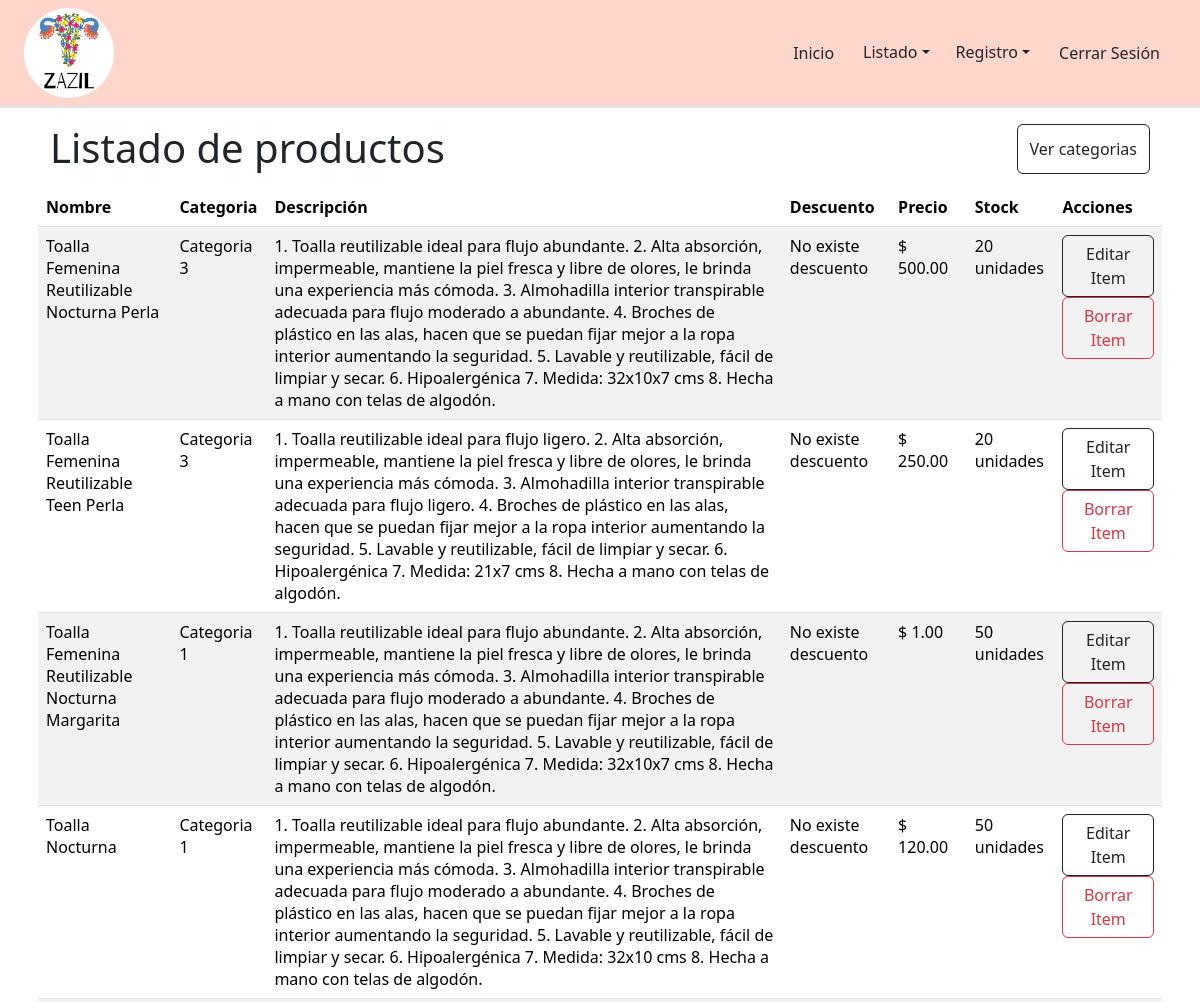
Before: /productos/ (signed in, upper part) with the older database file.
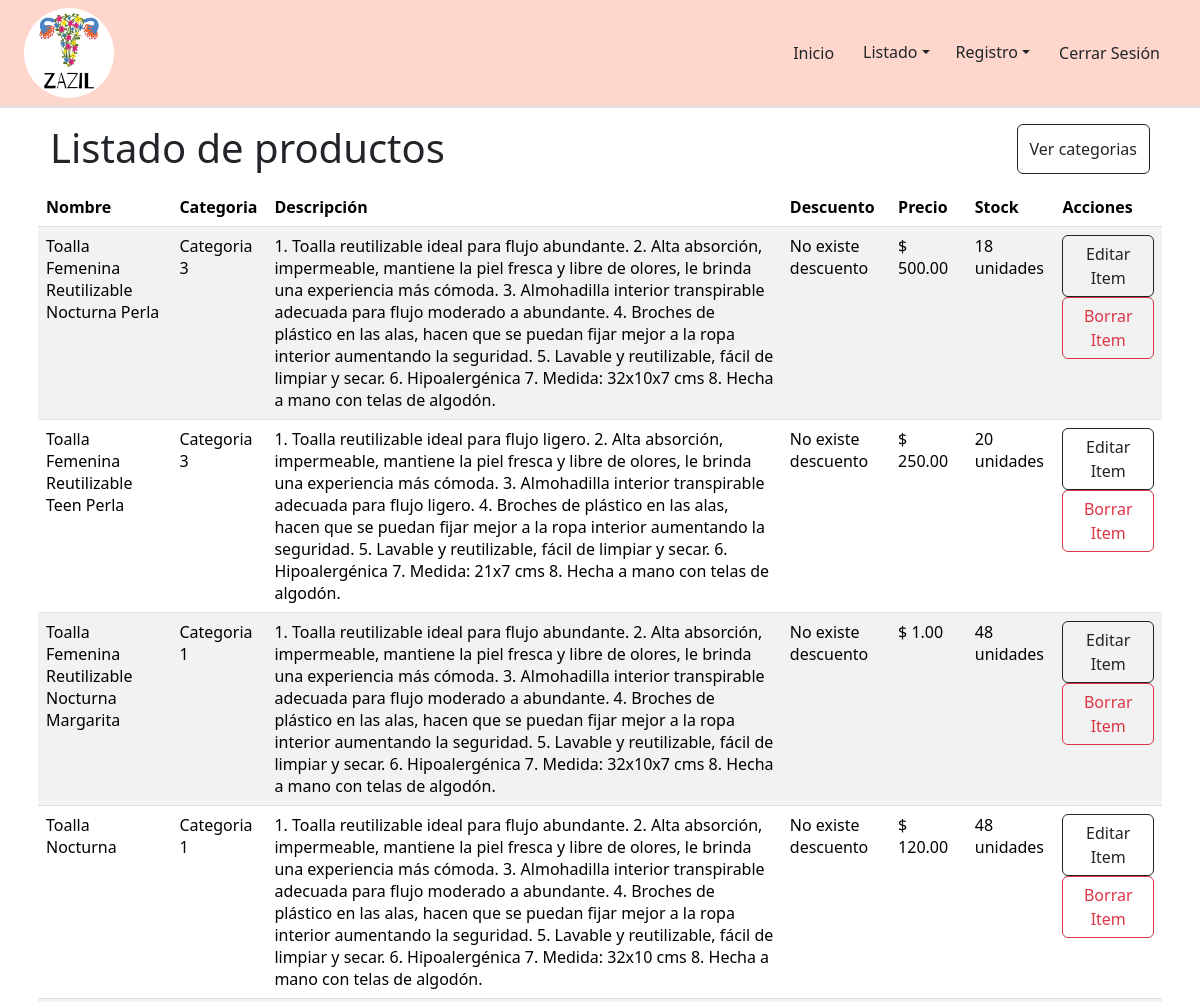
After: the same page with the newer database file.
### base/models.py (models this page shows, shortened)
class Item(models.Model):
    nombre = models.CharField(max_length=255)
    stock = models.IntegerField()
    precio = models.FloatField()
    descuento = models.FloatField(null=True, blank=True)
    descripcion = models.TextField()
    categoria = models.ForeignKey('Categoria', on_delete=models.SET_NULL, null=True)
    imagen = models.ImageField(upload_to="items", null=True, blank=True)

class Categoria(models.Model):
    nombre = models.CharField(max_length=255)
    def __str__(self) -> str:
        return self.nombre

### base/decorators.py (the view)
    def _wrapped_view(request, *args, **kwargs):
        if request.user.is_authenticated and getattr(request.user, 'es_admin', False):
            return view_func(request, *args, **kwargs)
        else:
            return redirect('logout')

### base/views.py (called while the page is built)
@login_required
@admin_required
def productosView(request):
    items = Item.objects.all()
    context = {
        'items': Item.objects.all(),
        'categorias':Categoria.objects.all()
    }
    return render(request,'productos.html',context)

### base/templates/productos.html (shortened to what this page needs)
{% extends 'base.html' %}
{% block content %}
<div class="container p-2 my-2">
  <div class="container d-flex justify-content-between">
    <p class="display-6">Listado de productos</p>
    <button style="height: 50px;" type="button" data-bs-toggle="modal" data-bs-target="#menuCategoria" id="button-addon2" class="btn btn-outline-dark">Ver categorias</button>
  </div>
  <table class="table table-hover table-striped ">
    <thead>
      <tr>
        <th>Nombre</th>
        <th>Categoria</th>
        <th>Descripción</th>
        <th>Descuento</th>
        <th>Precio</th>
        <th>Stock</th>
        <th>Acciones</th>
      </tr>
    </thead>
    <tbody>
      {% for item in items %}
      <tr>
        <td>{{item.nombre}}</td>
        <td>{{item.categoria}}</td>
        <td>{{item.descripcion}}</td>
        {% if item.descuento %}
        <td>{{item.descuento}}%</td>
        {% else %}
        <td>No existe descuento</td>
        {% endif %}
        <td>$ {{item.precio|floatformat:2}}</td>
        <td>{{item.stock}} unidades</td>
        <td>
          <a href="{% url 'editarItem' item.id %}" class="btn btn-outline-dark">Editar Item</a>
          <a href="{% url 'borrarItem' item.id %}" class="btn btn-outline-danger">Borrar Item</a>
        </td>
      </tr>
      {% endfor %}
    </tbody>
  </table>
</div>
{% endblock %}

Changed rows visible on the page:
changed Item "Toalla Femenina Reutilizable Nocturna Perla": stock "20" → "18"
changed Item "Toalla Femenina Reutilizable Nocturna Margarita": stock "50" → "48"
changed Item "Toalla Nocturna": stock "50" → "48"
